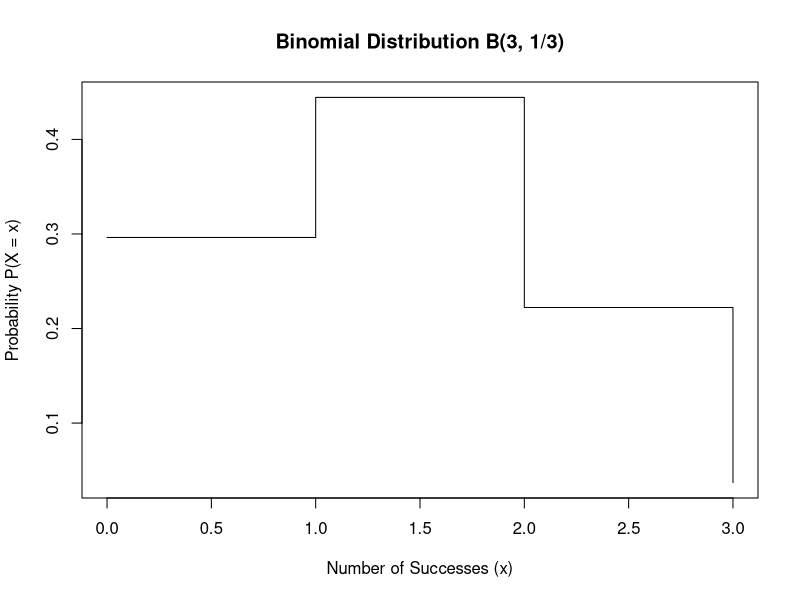

Reproduce this figure in R.
## ---- chunk 1
x <- 0:3
px <- dbinom(x, size = 3, prob = 1/3)
px
## ---- chunk 2
plot(x, px, type = "s",
     xlab = "Number of Successes (x)",
     ylab = "Probability P(X = x)",
     main = "Binomial Distribution B(3, 1/3)")
